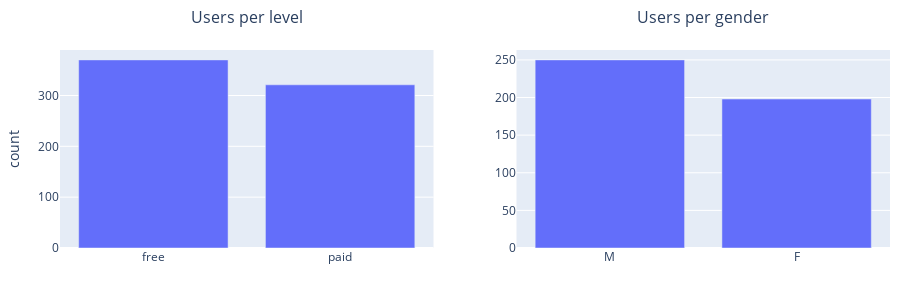
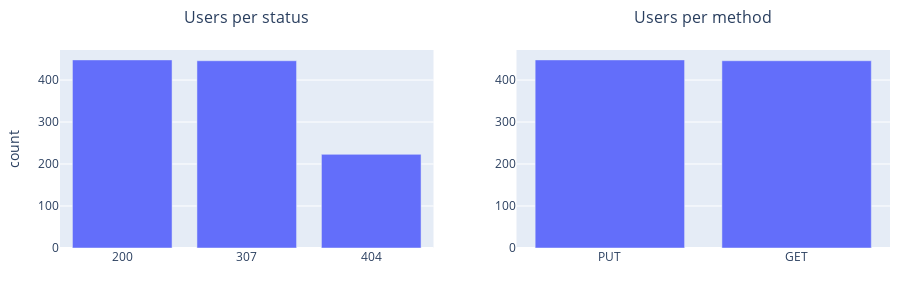
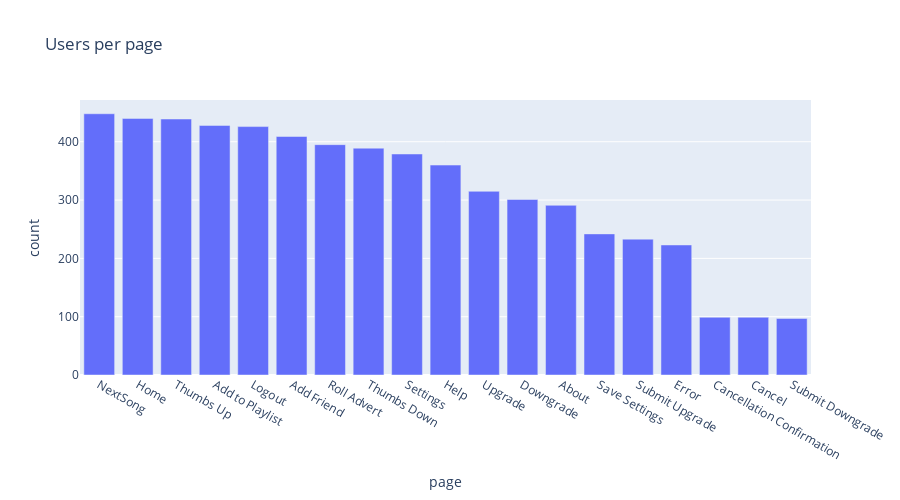
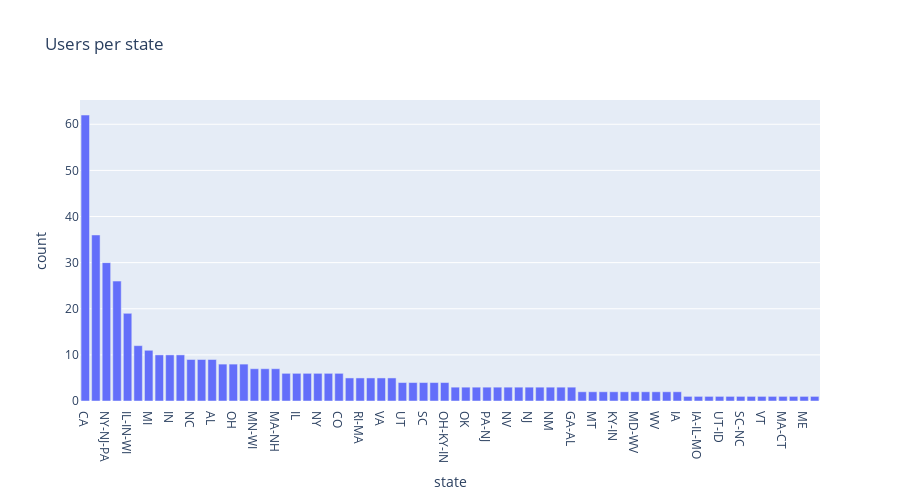

Notebook code cell kept with these figures, in order:
### Markdown cell above
### User level analysis

### Code cell
rows_config = [['level','gender'],['status','method'],['page'],['state']]

display_count_plots(rows_config,"Users")

### Figure 1 — Plotly figure (JSON) as saved in the notebook; plotly's stock layout.template omitted (floating-point values rounded to 4 significant figures)
{"data": [{"marker": {"color": "#636EFA"}, "name": "", "showlegend": false, "type": "bar", "x": ["free", "paid"], "xaxis": "x", "y": [370, 321], "yaxis": "y"}, {"marker": {"color": "#636EFA"}, "name": "", "showlegend": false, "type": "bar", "x": ["M", "F"], "xaxis": "x2", "y": [250, 198], "yaxis": "y2"}], "layout": {"annotations": [{"font": {"size": 16}, "showarrow": false, "text": "Users per level", "x": 0.225, "xanchor": "center", "xref": "paper", "y": 1.1, "yanchor": "bottom", "yref": "paper"}, {"font": {"size": 16}, "showarrow": false, "text": "Users per gender", "x": 0.775, "xanchor": "center", "xref": "paper", "y": 1.1, "yanchor": "bottom", "yref": "paper"}], "height": 300, "margin": {"b": 40, "l": 60, "r": 10, "t": 50}, "xaxis": {"anchor": "y", "domain": [0, 0.45], "title": {"text": ""}}, "xaxis2": {"anchor": "y2", "domain": [0.55, 1]}, "yaxis": {"anchor": "x", "domain": [0, 1], "title": {"text": "count"}}, "yaxis2": {"anchor": "x2", "domain": [0, 1]}}}

### Figure 2 — Plotly figure (JSON) as saved in the notebook; plotly's stock layout.template omitted (floating-point values rounded to 4 significant figures)
{"data": [{"marker": {"color": "#636EFA"}, "name": "", "showlegend": false, "type": "bar", "x": ["200", "307", "404"], "xaxis": "x", "y": [448, 446, 223], "yaxis": "y"}, {"marker": {"color": "#636EFA"}, "name": "", "showlegend": false, "type": "bar", "x": ["PUT", "GET"], "xaxis": "x2", "y": [448, 446], "yaxis": "y2"}], "layout": {"annotations": [{"font": {"size": 16}, "showarrow": false, "text": "Users per status", "x": 0.225, "xanchor": "center", "xref": "paper", "y": 1.1, "yanchor": "bottom", "yref": "paper"}, {"font": {"size": 16}, "showarrow": false, "text": "Users per method", "x": 0.775, "xanchor": "center", "xref": "paper", "y": 1.1, "yanchor": "bottom", "yref": "paper"}], "height": 300, "margin": {"b": 40, "l": 60, "r": 10, "t": 50}, "xaxis": {"anchor": "y", "domain": [0, 0.45], "title": {"text": ""}}, "xaxis2": {"anchor": "y2", "domain": [0.55, 1]}, "yaxis": {"anchor": "x", "domain": [0, 1], "title": {"text": "count"}}, "yaxis2": {"anchor": "x2", "domain": [0, 1]}}}

### Figure 3 — Plotly figure (JSON) as saved in the notebook; plotly's stock layout.template omitted (floating-point values rounded to 4 significant figures)
{"data": [{"alignmentgroup": "True", "hovertemplate": "page=%{x}<br>count=%{y}<extra></extra>", "legendgroup": "", "marker": {"color": "#636efa", "pattern": {"shape": ""}}, "name": "", "offsetgroup": "", "orientation": "v", "showlegend": false, "textposition": "auto", "type": "bar", "x": ["NextSong", "Home", "Thumbs Up", "Add to Playlist", "Logout", "Add Friend", "Roll Advert", "Thumbs Down", "Settings", "Help", "Upgrade", "Downgrade", "About", "Save Settings", "Submit Upgrade", "Error", "Cancellation Confirmation", "Cancel", "Submit Downgrade"], "xaxis": "x", "y": [448, 440, 439, 428, 426, 409, 395, 389, 379, 360, 315, 301, 291, 242, 233, 223, 99, 99, 97], "yaxis": "y"}], "layout": {"barmode": "relative", "height": 500, "legend": {"tracegroupgap": 0}, "title": {"text": "Users per page"}, "xaxis": {"anchor": "y", "domain": [0, 1], "title": {"text": "page"}}, "yaxis": {"anchor": "x", "domain": [0, 1], "title": {"text": "count"}}}}

### Figure 4 — Plotly figure (JSON) as saved in the notebook; plotly's stock layout.template omitted (floating-point values rounded to 4 significant figures)
{"data": [{"alignmentgroup": "True", "hovertemplate": "state=%{x}<br>count=%{y}<extra></extra>", "legendgroup": "", "marker": {"color": "#636efa", "pattern": {"shape": ""}}, "name": "", "offsetgroup": "", "orientation": "v", "showlegend": false, "textposition": "auto", "type": "bar", "x": [" CA", " TX", " NY-NJ-PA", " FL", " IL-IN-WI", " GA", " MI", " AZ", " IN", " WA", " NC", " CT", " AL", " PA-NJ-DE-MD", " OH", " NC-SC", " MN-WI", " WI", " MA-NH", " MO-IL", " IL", " PA", " NY", " DC-VA-MD-WV", " CO", " LA", " RI-MA", " MS", " VA", " TN", " UT", " VA-NC", " SC", " KY", " OH-KY-IN", " KS", " OK", " OR", " PA-NJ", " MD", " NV", " OR-WA", " NJ", " TN-MS-AR", " NM", " NH", " GA-AL", " MN", " MT", " NE-IA", " KY-IN", " MO-KS", " MD-WV", " AK", " WV", " SD", " IA", " ID", " IA-IL-MO", " IL-MO", " UT-ID", " TN-VA", " SC-NC", " ND-MN", " VT", " HI", " MA-CT", " AR-OK", " ME", " AR"], "xaxis": "x", "y": [62, 36, 30, 26, 19, 12, 11, 10, 10, 10, 9, 9, 9, 8, 8, 8, 7, 7, 7, 6, 6, 6, 6, 6, 6, 5, 5, 5, 5, 5, 4, 4, 4, 4, 4, 3, 3, 3, 3, 3, 3, 3, 3, 3, 3, 3, 3, 2, 2, 2, 2, 2, 2, 2, 2, 2, 2, 1, 1, 1, 1, 1, 1, 1, 1, 1, 1, 1, 1, 1], "yaxis": "y"}], "layout": {"barmode": "relative", "height": 500, "legend": {"tracegroupgap": 0}, "title": {"text": "Users per state"}, "xaxis": {"anchor": "y", "domain": [0, 1], "title": {"text": "state"}}, "yaxis": {"anchor": "x", "domain": [0, 1], "title": {"text": "count"}}}}
